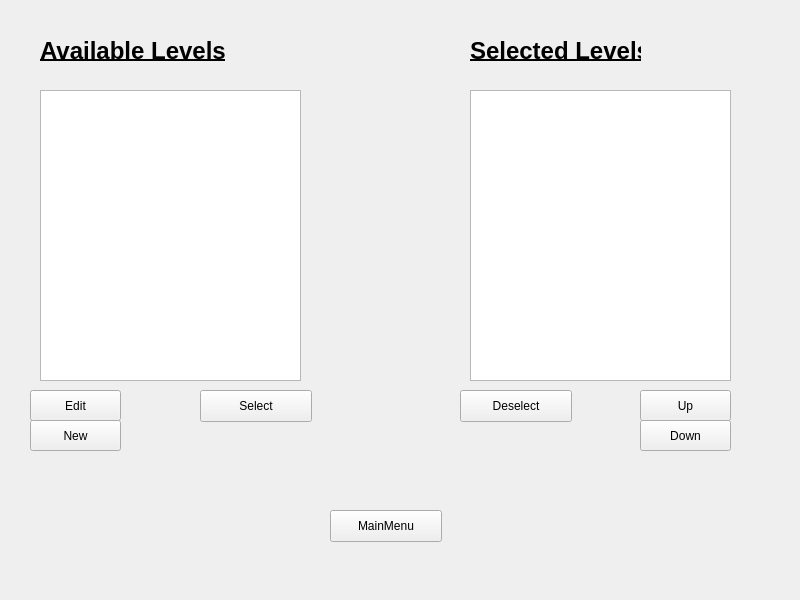
<?xml version="1.0" encoding="UTF-8"?>
<ui version="4.0">
 <class>LevelMaker</class>
 <widget class="QWidget" name="LevelMaker">
  <property name="geometry">
   <rect>
    <x>0</x>
    <y>0</y>
    <width>800</width>
    <height>600</height>
   </rect>
  </property>
  <property name="windowTitle">
   <string>Form</string>
  </property>
  <widget class="QStackedWidget" name="stackedWidget">
   <property name="geometry">
    <rect>
     <x>0</x>
     <y>0</y>
     <width>800</width>
     <height>600</height>
    </rect>
   </property>
   <widget class="QWidget" name="page">
     <widget class="QLabel" name="label">
      <property name="geometry">
       <rect>
        <x>40</x>
        <y>40</y>
        <width>191</width>
        <height>21</height>
       </rect>
      </property>
      <property name="font">
       <font>
        <pointsize>18</pointsize>
        <weight>75</weight>
        <bold>true</bold>
        <underline>true</underline>
       </font>
      </property>
      <property name="text">
       <string>Available Levels</string>
      </property>
     </widget>
     <widget class="QLabel" name="label_2">
      <property name="geometry">
       <rect>
        <x>470</x>
        <y>40</y>
        <width>171</width>
        <height>21</height>
       </rect>
      </property>
      <property name="font">
       <font>
        <pointsize>18</pointsize>
        <weight>75</weight>
        <bold>true</bold>
        <underline>true</underline>
       </font>
      </property>
      <property name="text">
       <string>Selected Levels</string>
      </property>
     </widget>
     <widget class="QPushButton" name="MainMenuButton">
      <property name="geometry">
       <rect>
        <x>330</x>
        <y>510</y>
        <width>112</width>
        <height>32</height>
       </rect>
      </property>
      <property name="text">
       <string>MainMenu</string>
      </property>
     </widget>
     <widget class="QListWidget" name="listWidget">
      <property name="geometry">
       <rect>
        <x>40</x>
        <y>90</y>
        <width>261</width>
        <height>291</height>
       </rect>
      </property>
     </widget>
     <widget class="QListWidget" name="listWidget_2">
      <property name="geometry">
       <rect>
        <x>470</x>
        <y>90</y>
        <width>261</width>
        <height>291</height>
       </rect>
      </property>
     </widget>
     <widget class="QPushButton" name="SelectButton">
      <property name="geometry">
       <rect>
        <x>200</x>
        <y>390</y>
        <width>112</width>
        <height>32</height>
       </rect>
      </property>
      <property name="text">
       <string>Select</string>
      </property>
     </widget>
     <widget class="QPushButton" name="DeselectButton">
      <property name="geometry">
       <rect>
        <x>460</x>
        <y>390</y>
        <width>112</width>
        <height>32</height>
       </rect>
      </property>
      <property name="text">
       <string>Deselect</string>
      </property>
     </widget>
     <widget class="QPushButton" name="NewButton">
      <property name="geometry">
       <rect>
        <x>30</x>
        <y>420</y>
        <width>91</width>
        <height>31</height>
       </rect>
      </property>
      <property name="text">
       <string>New</string>
      </property>
     </widget>
     <widget class="QPushButton" name="EditButton">
      <property name="geometry">
       <rect>
        <x>30</x>
        <y>390</y>
        <width>91</width>
        <height>31</height>
       </rect>
      </property>
      <property name="text">
       <string>Edit</string>
      </property>
     </widget>
     <widget class="QPushButton" name="UpButton">
      <property name="geometry">
       <rect>
        <x>640</x>
        <y>390</y>
        <width>91</width>
        <height>31</height>
       </rect>
      </property>
      <property name="text">
       <string>Up</string>
      </property>
     </widget>
     <widget class="QPushButton" name="DownButton">
      <property name="geometry">
       <rect>
        <x>640</x>
        <y>420</y>
        <width>91</width>
        <height>31</height>
       </rect>
      </property>
      <property name="text">
       <string>Down</string>
      </property>
     </widget>
   </widget>
  </widget>
 </widget>
 <resources/>
 <connections/>
</ui>
